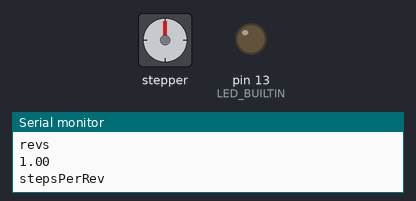
The sketch below on a simulated Arduino Mega 2560, built with avr-gcc and run on an emulated ATmega2560. Shown: stepper motor, output pins drawn as LEDs (lit = HIGH), the last lines printed to the serial monitor. Wiring (inferred from the names in the program): stepper motor driver (32 steps per turn assumed): step pin 52; direction pin 50; enable pin 48. Pins used as bus, display or sensor lines are not drawn.

Above: at 0.05 s.
At 2.3 s:
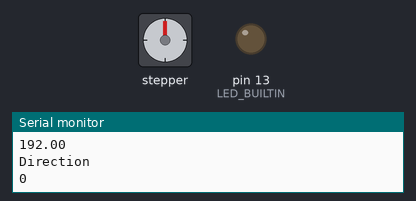
At 4.55 s:
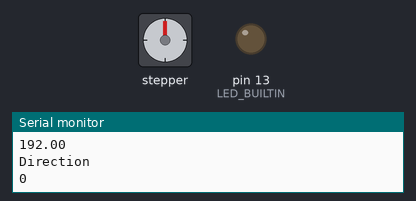
At 11.1 s:
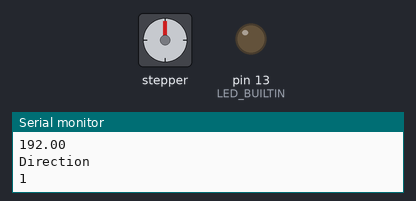
Timing chart, 0 to 17.0 s (numbered marks = the images above):
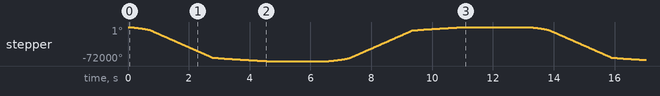

The sketch:

platform_rotate_test.ino
```cpp
// defines pins numbers
const int stepPin = 52;      //Stepper driver step pin
const int dirPin = 50;       //Stepper driver direction pin, HIGH=up, LOW=down
const int enPin = 48;        //Stepper driver enable pin (keeping enabled = LOW)

const int centerStop = 46;  //Sensor input for when platform is 0deg rotated

//Motor wiring
// Blue + Green, Black + Yellow
//Red + Gray, Yellow + Green

const int stepsPerRev = 32 * 360 / float(1.8);
int RPM;
float revs;
int dir;
// ************************************************************************//

void setup() {

  Serial.begin(9600);

  //*** Sets outputs as output
  //Stepper Driver
  pinMode(stepPin, OUTPUT);
  pinMode(dirPin, OUTPUT);
  pinMode(enPin, OUTPUT);
  pinMode(LED_BUILTIN, OUTPUT);
  digitalWrite(enPin, LOW);   //Enable Stepper motor

  //End Stops
  pinMode(centerStop, INPUT_PULLUP);

  //*** Startup sequence
  /*
    //Go down until hitting end stop at high speed
    digitalWrite(dirPin, LOW);  //Set stepper to go down
    while (debounceSignal(bottomStopPin) == HIGH) {
      //Serial.println("here");
      for (int x = 0; x < 10; x++) {
        runStepper(highSpeed);
      }
    }

    //Go up a little
    digitalWrite(dirPin, HIGH);  //Set stepper to go UP
    for (int x = 0; x < 5000; x++) {
      runStepper(highSpeed);
    }


    //Go down until hitting end stop at low speed
    digitalWrite(dirPin, LOW);  //Set stepper to go down
    while (debounceSignal(bottomStopPin) == HIGH) {
      for (int x = 0; x < 10; x++) {
        runStepper(highSpeed);
      }
    }

  */


}
void loop() {
  revs = 1;           // # of revs to go
  RPM = 10;  // RPM
  // 125 RPM is good for base linear slide
  // 10 RPM is good for lifting mechanism

  // ***** Stepper test *****
  dir = 0;
  Serial.println("******** New run*****");
  runStepper(RPM, revs, dir);
  delay(2000); // Delays before new run
  dir = 1;
  Serial.println("******** New run*****");
  runStepper(RPM, revs, dir);
  delay(2000); // Delays before new run

  /*
    // ***** Sensor Test *****
    if (digitalRead(centerStop)) {
    digitalWrite(LED_BUILTIN, HIGH);
    Serial.println("LED ON");
    }
    else {
    digitalWrite(LED_BUILTIN, LOW);
    //Serial.println("LED OFF");
    }
  */
  //delay(10);


}


// Debounce noisey signal
/* int debounceSignal(int pin) {

  // Take 5 readings, 70ms apart.
  for (int x = 0; x < 5; x++) {
    readings += digitalRead(pin);
    delayMicroseconds(70);
  }

  //Sum readings. If sum is over 1,
  if (readings > 1) {
    average = HIGH;
  }
  else {
    average = LOW;
  }

  //Reset readings variable to zero
  readings = 0;

  return average;

  }
*/

// Function for running stepper
int runStepper (int RPM, float revs, int dir) {

  long steps = revs * stepsPerRev; // Calculates how many steps to move
  float stepDelay = stepsPerRev / (2 * float(RPM) / 60) / 100; // Delay in microseconds
  int accelSteps = stepsPerRev / 10; // Takes 36deg of rotation to accelerate/deceleration
  int accelDelay;

  Serial.println("revs");
  Serial.println(revs);
  Serial.println("stepsPerRev");
  Serial.println(stepsPerRev);
  Serial.println("Steps");
  Serial.println(steps);
  Serial.println("Step delay");
  Serial.println(stepDelay);
  Serial.println("Direction");
  Serial.println(dir);

  // Picks direction
  if (dir == 0) {
    digitalWrite(dirPin, LOW);
  }
  if (dir == 1) {
    digitalWrite(dirPin, HIGH);
  }
  //digitalWrite(dirPin, LOW);

  // Acceleration Zone
  // Make exception for when too short to accel/decc
  accelDelay = stepDelay * 5;
  for (int i = 0; i < accelSteps; i++) {
    digitalWrite(stepPin, HIGH);
    delayMicroseconds(accelDelay);
    digitalWrite(stepPin, LOW);
    delayMicroseconds(accelDelay);

    // Whenever 1/5 of steps done, decrease delay
    if ((i % int(stepDelay)) == 0) {
      accelDelay -=  stepDelay;
    }

  }

  // Constant velocity Zone
  for (int i = accelSteps; i < (steps - accelSteps); i++) {
    digitalWrite(stepPin, HIGH);
    delayMicroseconds(stepDelay);
    digitalWrite(stepPin, LOW);
    delayMicroseconds(stepDelay);
  }

  // Decelleration Zone
  accelDelay = stepDelay * 5;
  for (int i = (steps - accelSteps); i < steps; i++) {
    digitalWrite(stepPin, HIGH);
    delayMicroseconds(accelDelay);
    digitalWrite(stepPin, LOW);
    delayMicroseconds(accelDelay);

    // Whenever 1/5 of steps done, increase delay
    if ((i % int(stepDelay)) == 0) {
      accelDelay += stepDelay;
    }

  }

}
```

Measured:
- by itself, stepper: turns 72000° counter-clockwise in 4.5 s, then 72000° clockwise in 4.5 s, repeating every 13.1 s
